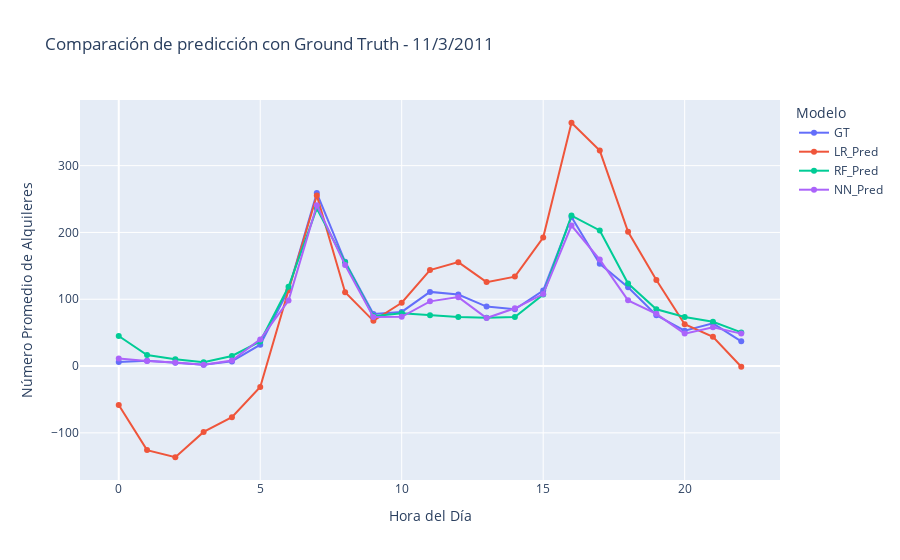

Source (notebook cell):
### Markdown cell above
## Experimento de predicción de día entero

### Code cell
import plotly.express as px

# Seleccionar data de un dia random
X_experiment = X_test[X_test['day_type']=='Weekday']
y_experiment = y_test[X_test['day_type']=='Weekday']
random_year, random_month, random_day = X_experiment.sample(1)[['year', 'month', 'day']].iloc[0]
filtro_fecha = (X_experiment['year'] == random_year) & (X_experiment['month'] == random_month) & (X_experiment['day'] == random_day)

X_dia = X_experiment.loc[filtro_fecha]
X_dia = preprocessor.transform(X_dia)
y_dia = y_experiment[filtro_fecha]

# Calcular predicciones
pred_day_lr = lr.predict(X_dia)
pred_day_rf = rf.predict(X_dia)
pred_day_nn = dl_model_predict(model, X_dia.toarray(), device)[:,0]

# Calcular MAE
lr_mae = np.abs(y_dia - pred_day_lr).mean()
rf_mae = np.abs(y_dia - pred_day_rf).mean()
nn_mae = np.abs(y_dia - pred_day_nn).mean()

title_errors = f'LR MAE: {lr_mae:.4f}\nRF MAE: {rf_mae:.4f}\nNN MAE: {nn_mae:.4f}'
print(title_errors)

# Preparar DF para el plot
output_data = {
    'hour': list(range(len(y_dia))),
    'GT': y_dia,  # Ground Truth
    'LR_Pred': pred_day_lr,  # Linear Regression Prediction
    'RF_Pred': pred_day_rf,  # Random Forest Prediction
    'NN_Pred': pred_day_nn   # Random Forest Prediction
}

output_data_df = pd.DataFrame(output_data)

df_long = pd.melt(output_data_df, 
                  id_vars=['hour'], 
                  value_vars=['GT', 'LR_Pred', 'RF_Pred', 'NN_Pred'],
                  var_name='model_type', 
                  value_name='count')

# Plot
le_title = f'Comparación de predicción con Ground Truth - {random_day}/{random_month}/{random_year}'
fig = px.line(df_long, x='hour', y='count', color='model_type',
              title=f'{le_title}',
              labels={'hour': 'Hora del Día', 'count': 'Número Promedio de Alquileres', 'model_type': 'Modelo'},
              markers=True)
fig.show()

### Figure 1 — Plotly figure (JSON) as saved in the notebook; plotly's stock layout.template omitted (floating-point values rounded to 4 significant figures)
{"data": [{"hovertemplate": "Modelo=GT<br>Hora del Día=%{x}<br>Número Promedio de Alquileres=%{y}<extra></extra>", "legendgroup": "GT", "line": {"color": "#636efa", "dash": "solid"}, "marker": {"symbol": "circle"}, "mode": "lines+markers", "name": "GT", "orientation": "v", "showlegend": true, "type": "scatter", "x": [0, 1, 2, 3, 4, 5, 6, 7, 8, 9, 10, 11, 12, 13, 14, 15, 16, 17, 18, 19, 20, 21, 22], "xaxis": "x", "y": [6, 8, 5, 2, 7, 32, 114, 259, 156, 78, 81, 111, 107, 89, 85, 113, 223, 153, 118, 76, 53, 64, 37], "yaxis": "y"}, {"hovertemplate": "Modelo=LR_Pred<br>Hora del Día=%{x}<br>Número Promedio de Alquileres=%{y}<extra></extra>", "legendgroup": "LR_Pred", "line": {"color": "#EF553B", "dash": "solid"}, "marker": {"symbol": "circle"}, "mode": "lines+markers", "name": "LR_Pred", "orientation": "v", "showlegend": true, "type": "scatter", "x": [0, 1, 2, 3, 4, 5, 6, 7, 8, 9, 10, 11, 12, 13, 14, 15, 16, 17, 18, 19, 20, 21, 22], "xaxis": "x", "y": [-58.38, -125.8, -136.5, -98.64, -76.55, -31.32, 113.6, 255.4, 110.5, 67.7, 94.8, 143.6, 155.5, 125.6, 133.9, 192.3, 364.2, 322.6, 201.1, 128.9, 62.68, 43.89, -1.1], "yaxis": "y"}, {"hovertemplate": "Modelo=RF_Pred<br>Hora del Día=%{x}<br>Número Promedio de Alquileres=%{y}<extra></extra>", "legendgroup": "RF_Pred", "line": {"color": "#00cc96", "dash": "solid"}, "marker": {"symbol": "circle"}, "mode": "lines+markers", "name": "RF_Pred", "orientation": "v", "showlegend": true, "type": "scatter", "x": [0, 1, 2, 3, 4, 5, 6, 7, 8, 9, 10, 11, 12, 13, 14, 15, 16, 17, 18, 19, 20, 21, 22], "xaxis": "x", "y": [45.04, 16.5, 10.27, 5.772, 15.12, 36.81, 118.7, 236.0, 155.5, 74.75, 79.02, 76, 73.33, 72.31, 73.38, 107.0, 225.3, 203.1, 123.5, 84.96, 73.39, 66.2, 50.39], "yaxis": "y"}, {"hovertemplate": "Modelo=NN_Pred<br>Hora del Día=%{x}<br>Número Promedio de Alquileres=%{y}<extra></extra>", "legendgroup": "NN_Pred", "line": {"color": "#ab63fa", "dash": "solid"}, "marker": {"symbol": "circle"}, "mode": "lines+markers", "name": "NN_Pred", "orientation": "v", "showlegend": true, "type": "scatter", "x": [0, 1, 2, 3, 4, 5, 6, 7, 8, 9, 10, 11, 12, 13, 14, 15, 16, 17, 18, 19, 20, 21, 22], "xaxis": "x", "y": [11.28, 7.468, 5.167, 1.982, 8.196, 39.89, 97.99, 240.7, 151.3, 73.6, 73.76, 96.87, 103.2, 71.85, 86.46, 107.8, 210.4, 159.4, 98.33, 78.14, 48.57, 57.96, 48.56], "yaxis": "y"}], "layout": {"legend": {"title": {"text": "Modelo"}, "tracegroupgap": 0}, "title": {"text": "Comparación de predicción con Ground Truth - 11/3/2011"}, "xaxis": {"anchor": "y", "domain": [0, 1], "title": {"text": "Hora del Día"}}, "yaxis": {"anchor": "x", "domain": [0, 1], "title": {"text": "Número Promedio de Alquileres"}}}}
